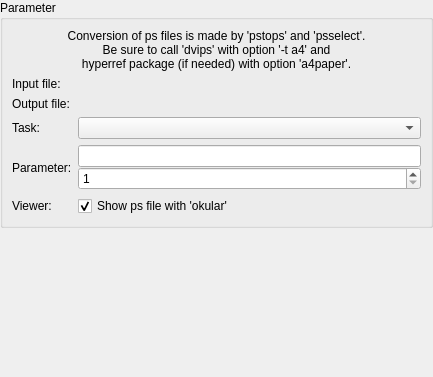
<ui version="4.0" >
 <class>PostscriptDialog</class>
 <widget class="QWidget" name="PostscriptDialog" >
  <property name="geometry" >
   <rect>
    <x>0</x>
    <y>0</y>
    <width>433</width>
    <height>377</height>
   </rect>
  </property>
  <property name="windowTitle" >
   <string>Form</string>
  </property>
  <layout class="QVBoxLayout" >
   <property name="leftMargin" >
    <number>0</number>
   </property>
   <property name="topMargin" >
    <number>0</number>
   </property>
   <property name="rightMargin" >
    <number>0</number>
   </property>
   <property name="bottomMargin" >
    <number>0</number>
   </property>
   <item>
    <widget class="QGroupBox" name="groupBox" >
     <property name="title" >
      <string>Parameter</string>
     </property>
     <layout class="QGridLayout" >
      <item row="0" column="0" colspan="2" >
       <widget class="QLabel" name="m_lbInfo" >
        <property name="text" >
         <string>Conversion of ps files is made by 'pstops' and 'psselect'.
Be sure to call 'dvips' with option '-t a4' and
hyperref package (if needed) with option 'a4paper'.</string>
        </property>
        <property name="alignment" >
         <set>Qt::AlignCenter</set>
        </property>
       </widget>
      </item>
      <item row="1" column="0" >
       <widget class="QLabel" name="label_2" >
        <property name="text" >
         <string>Input file:</string>
        </property>
       </widget>
      </item>
      <item row="1" column="1" >
       <widget class="KUrlRequester" name="m_edInfile" >
        <property name="whatsThis" >
         <string>Input file, which should be converted.</string>
        </property>
        <property name="filter" >
         <string>*.ps|PS Files\n*.ps.gz|Zipped PS Files</string>
        </property>
       </widget>
      </item>
      <item row="2" column="0" >
       <widget class="QLabel" name="label_3" >
        <property name="text" >
         <string>Output file:</string>
        </property>
       </widget>
      </item>
      <item row="2" column="1" >
       <widget class="KUrlRequester" name="m_edOutfile" >
        <property name="whatsThis" >
         <string>The name of the output file. This entry may also be empty, if you only want to view the result without saving it. In this case the viewer checkbox must be checked.</string>
        </property>
        <property name="filter" >
         <string>*.ps|PS Files\n*.ps.gz|Zipped PS Files</string>
        </property>
       </widget>
      </item>
      <item row="3" column="0" >
       <widget class="QLabel" name="label_4" >
        <property name="text" >
         <string>Task:</string>
        </property>
       </widget>
      </item>
      <item row="3" column="1" >
       <widget class="KComboBox" name="m_cbTask" >
        <property name="whatsThis" >
         <string>Choose one of the 18 operations to convert a postscript file. The last four operations need specific parameters.</string>
        </property>
       </widget>
      </item>
      <item row="4" column="0" >
       <widget class="QLabel" name="m_lbParameter" >
        <property name="text" >
         <string>Parameter:</string>
        </property>
       </widget>
      </item>
      <item row="5" column="0" >
       <widget class="QLabel" name="label_6" >
        <property name="text" >
         <string>Viewer:</string>
        </property>
       </widget>
      </item>
      <item row="5" column="1" >
       <widget class="QCheckBox" name="m_cbView" >
        <property name="whatsThis" >
         <string>View the result of the conversion process. okular is always taken as an external viewer.</string>
        </property>
        <property name="text" >
         <string>Show ps file with 'okular'</string>
        </property>
        <property name="checked" >
         <bool>true</bool>
        </property>
       </widget>
      </item>
      <item row="4" column="1" >
       <widget class="QWidget" native="1" name="widget" >
        <layout class="QVBoxLayout" >
         <property name="spacing" >
          <number>0</number>
         </property>
         <property name="leftMargin" >
          <number>0</number>
         </property>
         <property name="topMargin" >
          <number>0</number>
         </property>
         <property name="rightMargin" >
          <number>0</number>
         </property>
         <property name="bottomMargin" >
          <number>0</number>
         </property>
         <item>
          <widget class="KLineEdit" name="m_edParameter" >
           <property name="whatsThis" >
            <string>'Select pages' and 'Free Parameter' need some specific parameter, which you can enter here</string>
           </property>
          </widget>
         </item>
         <item>
          <widget class="QSpinBox" name="m_spCopies" >
           <property name="whatsThis" >
            <string>When you want to copy pages, you must enter the number of copies</string>
           </property>
           <property name="minimum" >
            <number>1</number>
           </property>
          </widget>
         </item>
        </layout>
       </widget>
      </item>
     </layout>
    </widget>
   </item>
   <item>
    <spacer>
     <property name="orientation" >
      <enum>Qt::Vertical</enum>
     </property>
     <property name="sizeHint" >
      <size>
       <width>20</width>
       <height>40</height>
      </size>
     </property>
    </spacer>
   </item>
  </layout>
 </widget>
 <layoutfunction spacing="KDialog::spacingHint" margin="KDialog::marginHint" />
 <customwidgets>
  <customwidget>
   <class>KComboBox</class>
   <extends>QComboBox</extends>
   <header>kcombobox.h</header>
  </customwidget>
  <customwidget>
   <class>KLineEdit</class>
   <extends>QLineEdit</extends>
   <header>klineedit.h</header>
  </customwidget>
  <customwidget>
   <class>KUrlRequester</class>
   <extends>QFrame</extends>
   <header>kurlrequester.h</header>
  </customwidget>
 </customwidgets>
 <resources/>
 <connections/>
</ui>
